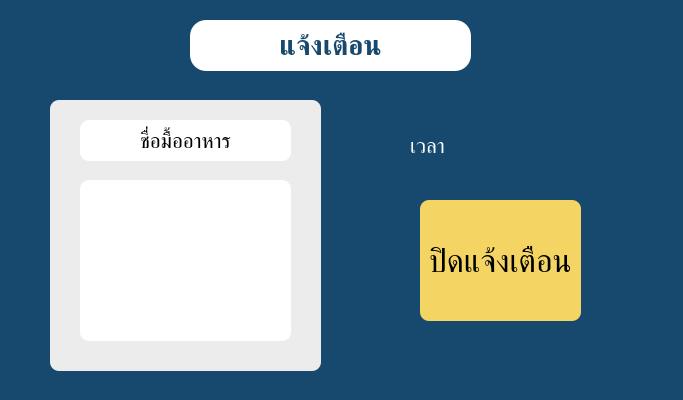
<?xml version="1.0" encoding="UTF-8"?>
<ui version="4.0">
 <class>notify</class>
 <widget class="QMainWindow" name="notify">
  <property name="geometry">
   <rect>
    <x>0</x>
    <y>0</y>
    <width>683</width>
    <height>400</height>
   </rect>
  </property>
  <property name="windowTitle">
   <string>แจ้งเตือน</string>
  </property>
  <property name="styleSheet">
   <string notr="true">
background-color: rgb(23, 73, 110);</string>
  </property>
  <widget class="QWidget" name="centralwidget">
   <widget class="QLabel" name="label">
    <property name="geometry">
     <rect>
      <x>190</x>
      <y>20</y>
      <width>281</width>
      <height>51</height>
     </rect>
    </property>
    <property name="font">
     <font>
      <pointsize>20</pointsize>
      <weight>75</weight>
      <bold>true</bold>
     </font>
    </property>
    <property name="styleSheet">
     <string notr="true">border-radius: 16px;
color: rgb(23, 73, 110);
background-color: rgb(255, 255, 255);</string>
    </property>
    <property name="frameShape">
     <enum>QFrame::Box</enum>
    </property>
    <property name="lineWidth">
     <number>1</number>
    </property>
    <property name="text">
     <string>แจ้งเตือน</string>
    </property>
    <property name="textFormat">
     <enum>Qt::AutoText</enum>
    </property>
    <property name="scaledContents">
     <bool>false</bool>
    </property>
    <property name="alignment">
     <set>Qt::AlignCenter</set>
    </property>
    <property name="wordWrap">
     <bool>true</bool>
    </property>
   </widget>
   <widget class="QPushButton" name="close_pushButton">
    <property name="geometry">
     <rect>
      <x>420</x>
      <y>200</y>
      <width>161</width>
      <height>121</height>
     </rect>
    </property>
    <property name="font">
     <font>
      <pointsize>24</pointsize>
     </font>
    </property>
    <property name="styleSheet">
     <string notr="true">border-radius: 9px;
color: rgb(0, 0, 0);
background-color: rgb(244, 212, 99);
</string>
    </property>
    <property name="text">
     <string>ปิดแจ้งเตือน</string>
    </property>
   </widget>
   <widget class="QFrame" name="frame_3">
    <property name="geometry">
     <rect>
      <x>50</x>
      <y>100</y>
      <width>271</width>
      <height>271</height>
     </rect>
    </property>
    <property name="styleSheet">
     <string notr="true">border-radius: 9px;
background-color: rgb(236, 236, 236);</string>
    </property>
    <property name="frameShape">
     <enum>QFrame::StyledPanel</enum>
    </property>
    <property name="frameShadow">
     <enum>QFrame::Raised</enum>
    </property>
    <widget class="QLabel" name="meal_name">
     <property name="geometry">
      <rect>
       <x>30</x>
       <y>20</y>
       <width>211</width>
       <height>41</height>
      </rect>
     </property>
     <property name="font">
      <font>
       <pointsize>16</pointsize>
       <weight>50</weight>
       <bold>false</bold>
      </font>
     </property>
     <property name="styleSheet">
      <string notr="true">border-radius: 9px;
color: rgb(0, 0, 0);
background-color: rgb(255, 255, 255);</string>
     </property>
     <property name="frameShape">
      <enum>QFrame::Box</enum>
     </property>
     <property name="lineWidth">
      <number>1</number>
     </property>
     <property name="text">
      <string>ชื่อมื้ออาหาร</string>
     </property>
     <property name="textFormat">
      <enum>Qt::AutoText</enum>
     </property>
     <property name="scaledContents">
      <bool>false</bool>
     </property>
     <property name="alignment">
      <set>Qt::AlignCenter</set>
     </property>
     <property name="wordWrap">
      <bool>true</bool>
     </property>
    </widget>
    <widget class="QListWidget" name="listWidget">
     <property name="geometry">
      <rect>
       <x>30</x>
       <y>80</y>
       <width>211</width>
       <height>161</height>
      </rect>
     </property>
     <property name="font">
      <font>
       <pointsize>14</pointsize>
      </font>
     </property>
     <property name="styleSheet">
      <string notr="true">border-radius: 9px;
color: rgb(0, 0, 0);
background-color: rgb(255, 255, 255);
</string>
     </property>
     <property name="frameShape">
      <enum>QFrame::Box</enum>
     </property>
     <property name="frameShadow">
      <enum>QFrame::Plain</enum>
     </property>
     <property name="lineWidth">
      <number>1</number>
     </property>
    </widget>
   </widget>
   <widget class="QLabel" name="label_2">
    <property name="geometry">
     <rect>
      <x>410</x>
      <y>130</y>
      <width>181</width>
      <height>31</height>
     </rect>
    </property>
    <property name="font">
     <font>
      <pointsize>16</pointsize>
     </font>
    </property>
    <property name="styleSheet">
     <string notr="true">color: rgb(255, 255, 255);</string>
    </property>
    <property name="text">
     <string>เวลา</string>
    </property>
   </widget>
  </widget>
 </widget>
 <resources/>
 <connections/>
</ui>
